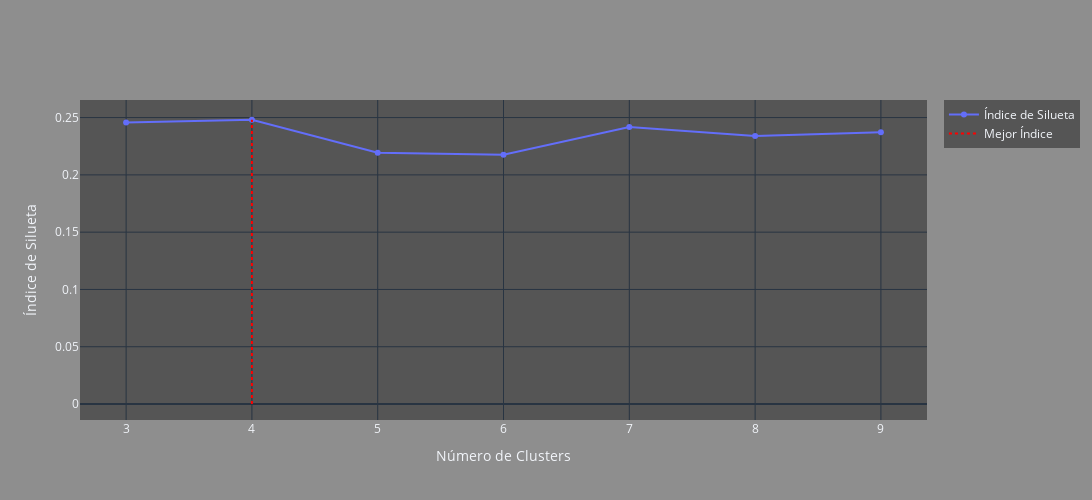

Notebook code cell kept with this figure:
### Code cell
score_plot(scores=silhouette_scores, range_n_clusters=range_n_clusters,
           operator='max', name_index = 'Índice de Silueta')

### Figure 1 — Plotly figure (JSON) as saved in the notebook; plotly's stock layout.template omitted (floating-point values rounded to 4 significant figures)
{"data": [{"mode": "lines+markers", "name": "Índice de Silueta", "type": "scatter", "x": [3, 4, 5, 6, 7, 8, 9], "y": [0.2456, 0.2481, 0.2193, 0.2177, 0.2419, 0.2339, 0.2371]}, {"line": {"color": "red", "dash": "dot", "width": 2}, "mode": "lines", "name": "Mejor Índice", "type": "scatter", "x": [4, 4], "y": [0, 0.2481]}], "layout": {"height": 500, "showlegend": true, "title": {"text": ""}, "width": 1200, "xaxis": {"title": {"text": "Número de Clusters"}}, "yaxis": {"title": {"text": "Índice de Silueta"}}}}
